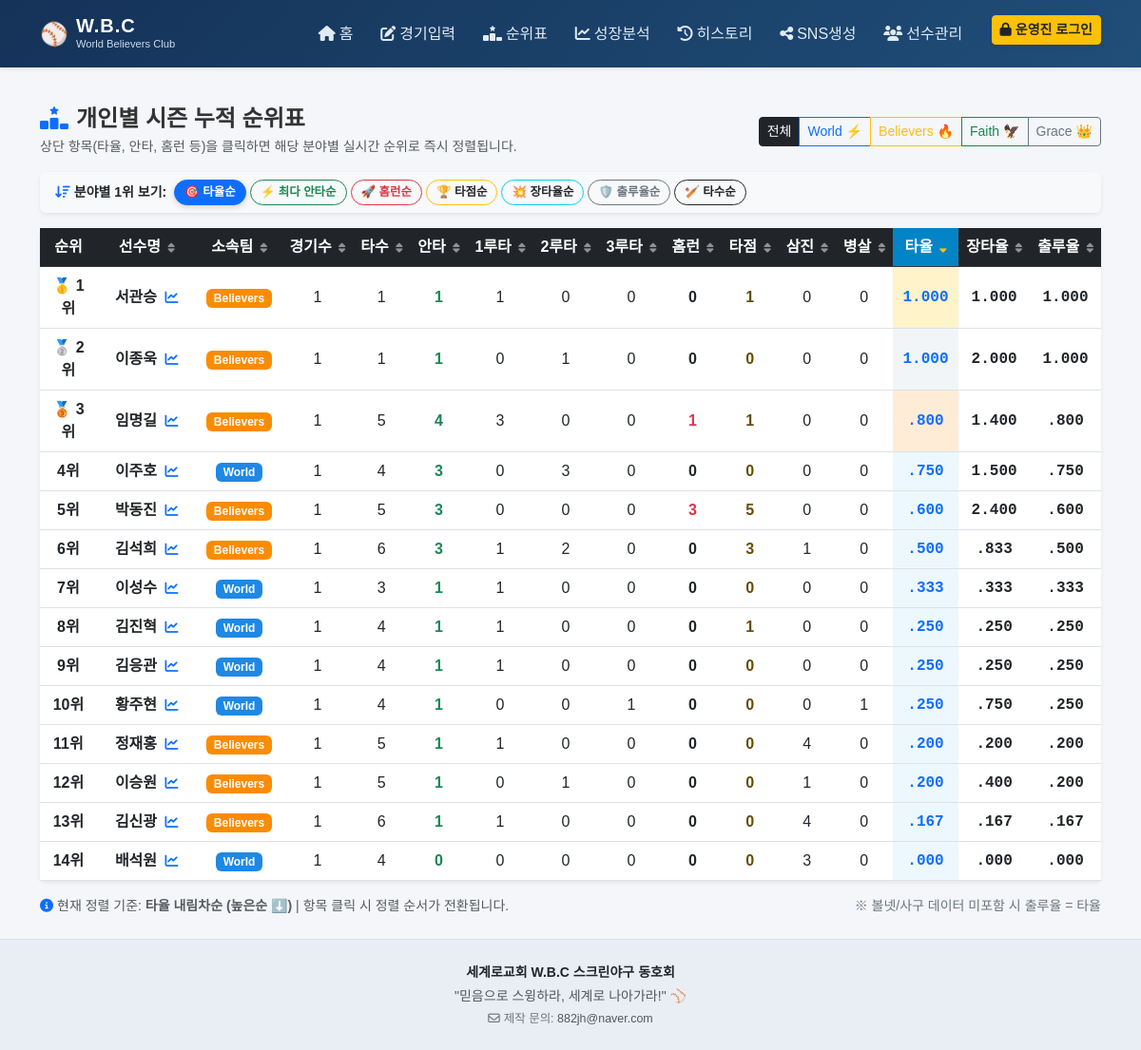
Screenshot of /rankings with the database file from the repository.
### tables this page shows
CREATE TABLE players (
            id        INTEGER PRIMARY KEY AUTOINCREMENT,
            name      TEXT NOT NULL,
            team      TEXT NOT NULL,
            is_active INTEGER DEFAULT 1,
            created_at TEXT DEFAULT (datetime('now','localtime'))
        );

### app.py (the view)
@app.route('/rankings')
def rankings():
    team = request.args.get('team','all')
    where = 'AND p.team=?' if team != 'all' else ''
    params = [team] if team != 'all' else []
    conn = get_db()
    rows = conn.execute(f'''
        SELECT p.id,p.name,p.team,
               COUNT(DISTINCT br.game_id) games,
               SUM(br.ab) tab, SUM(br.hits) th,
               SUM(br.singles) t1b, SUM(br.doubles) t2b, SUM(br.triples) t3b,
               SUM(br.hr) thr, SUM(br.rbi) trbi, SUM(br.k) tk, SUM(br.dp) tdp,
               CASE WHEN SUM(br.ab)>0
                    THEN ROUND(CAST(SUM(br.hits) AS REAL)/SUM(br.ab),3) ELSE 0 END savg,
               CASE WHEN SUM(br.ab)>0
                    THEN ROUND(CAST(SUM(br.singles)+SUM(br.doubles)*2+SUM(br.triples)*3+SUM(br.hr)*4 AS REAL)/SUM(br.ab),3) ELSE 0 END sslg,
               CASE WHEN SUM(br.ab)>0
                    THEN ROUND(CAST(SUM(br.hits) AS REAL)/SUM(br.ab),3) ELSE 0 END sobp,
               MAX(br.game_id) last_game_id
        FROM players p
        LEFT JOIN batting_records br ON br.player_id=p.id
        WHERE p.is_active=1 {where}
        GROUP BY p.id HAVING SUM(br.ab)>=1
        ORDER BY savg DESC, th DESC, tab DESC
    ''', params).fetchall()
    conn.close()
    return render_template('rankings.html', players=rows, team_filter=team)

### templates/rankings.html (shortened to what this page needs)
{% extends 'base.html' %}
{% block content %}
<div class="d-flex justify-content-between align-items-center mb-3 flex-wrap gap-2">
    <div>
        <h4 class="fw-bold mb-1"><i class="fa-solid fa-ranking-star text-primary me-2"></i>개인별 시즌 누적 순위표</h4>
        <p class="text-muted small mb-0">상단 항목(타율, 안타, 홈런 등)을 클릭하면 해당 분야별 실시간 순위로 즉시 정렬됩니다.</p>
    </div>
    <div class="btn-group" role="group">
        <a href="{{ url_for('rankings', team='all') }}" class="btn btn-sm {{ 'btn-dark' if team_filter == 'all' else 'btn-outline-dark' }}">전체</a>
        <a href="{{ url_for('rankings', team='World') }}" class="btn btn-sm {{ 'btn-primary' if team_filter == 'World' else 'btn-outline-primary' }}">World ⚡</a>
        <a href="{{ url_for('rankings', team='Believers') }}" class="btn btn-sm {{ 'btn-warning text-dark' if team_filter == 'Believers' else 'btn-outline-warning' }}">Believers 🔥</a>
        <a href="{{ url_for('rankings', team='Faith') }}" class="btn btn-sm {{ 'btn-success' if team_filter == 'Faith' else 'btn-outline-success' }}">Faith 🦅</a>
        <a href="{{ url_for('rankings', team='Grace') }}" class="btn btn-sm {{ 'btn-secondary' if team_filter == 'Grace' else 'btn-outline-secondary' }}">Grace 👑</a>
    </div>
</div>
<div class="card shadow-sm border-0 mb-3 bg-light">
    <div class="card-body py-2 px-3 d-flex align-items-center gap-2 flex-wrap">
        <span class="text-dark small fw-bold text-nowrap">
            <i class="fa-solid fa-arrow-down-wide-short text-primary me-1"></i>분야별 1위 보기:
        </span>
        <div class="d-flex gap-1 flex-wrap">
            <button type="button" class="btn btn-sm btn-outline-primary sort-preset-btn active" data-col="savg">🎯 타율순</button>
            <button type="button" class="btn btn-sm btn-outline-success sort-preset-btn" data-col="th">⚡ 최다 안타순</button>
            <button type="button" class="btn btn-sm btn-outline-danger sort-preset-btn" data-col="thr">🚀 홈런순</button>
            <button type="button" class="btn btn-sm btn-outline-warning text-dark sort-preset-btn" data-col="trbi">🏆 타점순</button>
            <button type="button" class="btn btn-sm btn-outline-info text-dark sort-preset-btn" data-col="sslg">💥 장타율순</button>
            <button type="button" class="btn btn-sm btn-outline-secondary sort-preset-btn" data-col="sobp">🛡️ 출루율순</button>
            <button type="button" class="btn btn-sm btn-outline-dark sort-preset-btn" data-col="tab">🏏 타수순</button>
        </div>
    </div>
</div>
<div class="card shadow-sm border-0">
    <div class="table-responsive">
        <table class="table table-hover align-middle mb-0 text-center" id="rankingsTable" style="min-width: 950px;">
            <thead class="table-dark text-nowrap">
                <tr>
                    <th style="width: 75px;">순위</th>
                    <th class="sortable-th" data-col="name" data-type="text" style="width: 110px; min-width: 100px;" title="클릭하여 선수명 정렬">
                        선수명 <i class="fa-solid fa-sort sort-icon"></i>
                    </th>
                    <th class="sortable-th" data-col="team" data-type="text" style="width: 95px;" title="클릭하여 소속팀 정렬">
                        소속팀 <i class="fa-solid fa-sort sort-icon"></i>
                    </th>
                    <th class="sortable-th" data-col="games" data-type="num" style="width: 55px;" title="클릭하여 경기수 정렬">
                        경기수 <i class="fa-solid fa-sort sort-icon"></i>
                    </th>
                    <th class="sortable-th" data-col="tab" data-type="num" style="width: 55px;" title="클릭하여 타수 정렬">
                        타수 <i class="fa-solid fa-sort sort-icon"></i>
                    </th>
                    <th class="sortable-th" data-col="th" data-type="num" style="width: 55px;" title="클릭하여 최다 안타 정렬">
                        안타 <i class="fa-solid fa-sort sort-icon"></i>
                    </th>
                    <th class="sortable-th" data-col="t1b" data-type="num" style="width: 55px;" title="클릭하여 1루타 정렬">
                        1루타 <i class="fa-solid fa-sort sort-icon"></i>
                    </th>
                    <th class="sortable-th" data-col="t2b" data-type="num" style="width: 55px;" title="클릭하여 2루타 정렬">
                        2루타 <i class="fa-solid fa-sort sort-icon"></i>
                    </th>
                    <th class="sortable-th" data-col="t3b" data-type="num" style="width: 55px;" title="클릭하여 3루타 정렬">
                        3루타 <i class="fa-solid fa-sort sort-icon"></i>
                    </th>
                    <th class="sortable-th" data-col="thr" data-type="num" style="width: 55px;" title="클릭하여 홈런 정렬">
                        홈런 <i class="fa-solid fa-sort sort-icon"></i>
                    </th>
                    <th class="sortable-th" data-col="trbi" data-type="num" style="width: 55px;" title="클릭하여 타점 정렬">
                        타점 <i class="fa-solid fa-sort sort-icon"></i>
                    </th>
                    <th class="sortable-th" data-col="tk" data-type="num" style="width: 55px;" title="클릭하여 삼진 정렬">
                        삼진 <i class="fa-solid fa-sort sort-icon"></i>
                    </th>
                    <th class="sortable-th" data-col="tdp" data-type="num" style="width: 55px;" title="클릭하여 병살 정렬">
                        병살 <i class="fa-solid fa-sort sort-icon"></i>
                    </th>
                    <th class="sortable-th active-sort" data-col="savg" data-type="num" style="width: 75px;" title="클릭하여 타율 정렬">
                        타율 <i class="fa-solid fa-sort-down sort-icon text-warning"></i>
                    </th>
                    <th class="sortable-th" data-col="sslg" data-type="num" style="width: 75px;" title="클릭하여 장타율 정렬">
                        장타율 <i class="fa-solid fa-sort sort-icon"></i>
                    </th>
                    <th class="sortable-th" data-col="sobp" data-type="num" style="width: 75px;" title="클릭하여 출루율 정렬">
                        출루율 <i class="fa-solid fa-sort sort-icon"></i>
                    </th>
                </tr>
            </thead>
            <tbody>
                {% for p in players %}
                {% set rank_class = 'rank-gold' if loop.index == 1 else ('rank-silver' if loop.index == 2 else ('rank-bronze' if loop.index == 3 else '')) %}
                <tr class="{{ rank_class }}">
                    <td class="fw-bold rank-cell" data-col="rank" data-val="{{ loop.index }}">
                    </td>
                    <td class="fw-bold" data-col="name" data-val="{{ p.name }}">
                        <a href="{{ url_for('analytics_page', player_id=p.id) }}" class="text-decoration-none text-dark hover-primary" title="성장 분석 차트 보기">
                            {{ p.name }} <i class="fa-solid fa-chart-line text-primary small ms-1"></i>
                        </a>
                    </td>
                    <td data-col="team" data-val="{{ p.team }}">
                        {% if p.team == 'World' %}
                            <span class="badge badge-world">World</span>
                        {% elif p.team == 'Believers' %}
                            <span class="badge badge-believers">Believers</span>
                        {% elif p.team == 'Faith' %}
                            <span class="badge badge-faith">Faith</span>
                        {% elif p.team == 'Grace' %}
                            <span class="badge badge-grace">Grace</span>
                        {% else %}
                            <span class="badge bg-secondary">{{ p.team }}</span>
                        {% endif %}
                    </td>
                    <td data-col="games" data-val="{{ p.games }}">{{ p.games }}</td>
                    <td data-col="tab" data-val="{{ p.tab }}">{{ p.tab }}</td>
                    <td class="fw-bold text-success" data-col="th" data-val="{{ p.th }}">{{ p.th }}</td>
                    <td data-col="t1b" data-val="{{ p.t1b }}">{{ p.t1b }}</td>
                    <td data-col="t2b" data-val="{{ p.t2b }}">{{ p.t2b }}</td>
                    <td data-col="t3b" data-val="{{ p.t3b }}">{{ p.t3b }}</td>
                    <td class="fw-bold {{ 'text-danger' if p.thr > 0 else '' }}" data-col="thr" data-val="{{ p.thr }}">{{ p.thr }}</td>
                    <td class="fw-bold text-warning-emphasis" data-col="trbi" data-val="{{ p.trbi }}">{{ p.trbi }}</td>
                    <td data-col="tk" data-val="{{ p.tk }}">{{ p.tk }}</td>
                    <td data-col="tdp" data-val="{{ p.tdp }}">{{ p.tdp }}</td>
                    <td class="stat-mono fw-bold text-primary fs-6 sorted-col-cell" data-col="savg" data-val="{{ p.savg }}">
                        {{ p.savg | rate }}
                    </td>
                    <td class="stat-mono" data-col="sslg" data-val="{{ p.sslg }}">
                        {{ p.sslg | rate }}
                    </td>
                    <td class="stat-mono" data-col="sobp" data-val="{{ p.sobp }}">
                        {{ p.sobp | rate }}
                    </td>
                </tr>
                {% else %}
                <tr>
                    <td colspan="16" class="py-4 text-muted">등록된 기록이 없습니다.</td>
                </tr>
                {% endfor %}
            </tbody>
        </table>
    </div>
</div>
<div class="mt-3 d-flex justify-content-between align-items-center flex-wrap gap-2 text-muted small">
    <div id="sortStatusText">
    </div>
    <div class="text-secondary">
        ※ 볼넷/사구 데이터 미포함 시 출루율 = 타율
    </div>
</div>
{% endblock %}

### templates/base.html (shortened to what this page needs)
<!DOCTYPE html>
<html lang="ko">
<head>
    <link href="https://cdn.jsdelivr.net/npm/bootstrap@5.3.0/dist/css/bootstrap.min.css" rel="stylesheet">
    <link rel="stylesheet" href="https://cdnjs.cloudflare.com/ajax/libs/font-awesome/6.4.0/css/all.min.css">
    <link rel="stylesheet" href="{{ url_for('static', filename='css/style.css') }}">
</head>
<body>
    <nav class="navbar navbar-expand-lg navbar-dark navbar-custom sticky-top shadow-sm">
        <div class="container">
            <a class="navbar-brand fw-bold d-flex align-items-center gap-2" href="{{ url_for('index') }}">
                <span class="fs-4">⚾</span>
                <div>
                    <div class="brand-title">W.B.C</div>
                    <div class="brand-sub">World Believers Club</div>
                </div>
            </a>
            <div class="collapse navbar-collapse" id="navbarContent">
                <ul class="navbar-nav ms-auto mb-2 mb-lg-0 fw-medium">
                    <li class="nav-item">
                        <a class="nav-link" href="{{ url_for('index') }}"><i class="fa-solid fa-house me-1"></i>홈</a>
                    </li>
                    <li class="nav-item">
                        <a class="nav-link" href="{{ url_for('game_new') }}"><i class="fa-solid fa-pen-to-square me-1"></i>경기입력</a>
                    </li>
                    <li class="nav-item">
                        <a class="nav-link" href="{{ url_for('rankings') }}"><i class="fa-solid fa-ranking-star me-1"></i>순위표</a>
                    </li>
                    <li class="nav-item">
                        <a class="nav-link" href="{{ url_for('analytics_page') }}"><i class="fa-solid fa-chart-line me-1"></i>성장분석</a>
                    </li>
                    <li class="nav-item">
                        <a class="nav-link" href="{{ url_for('history') }}"><i class="fa-solid fa-clock-rotate-left me-1"></i>히스토리</a>
                    </li>
                    <li class="nav-item">
                        <a class="nav-link" href="{{ url_for('sns_page') }}"><i class="fa-solid fa-share-nodes me-1"></i>SNS생성</a>
                    </li>
                    <li class="nav-item">
                        <a class="nav-link" href="{{ url_for('players_page') }}"><i class="fa-solid fa-users me-1"></i>선수관리</a>
                    </li>
                    {% if is_admin %}
                    <li class="nav-item d-flex align-items-center ms-lg-3 my-2 my-lg-0">
                        <span class="badge bg-success-subtle text-success border border-success-subtle px-2 py-1 me-2" title="현재 경기 입력, 수정, 삭제가 가능합니다.">
                            <i class="fa-solid fa-lock-open me-1"></i>운영진 모드
                        </span>
                        <a href="{{ url_for('logout') }}" class="btn btn-sm btn-outline-light text-nowrap">
                            <i class="fa-solid fa-arrow-right-from-bracket me-1"></i>로그아웃
                        </a>
                    </li>
                    {% else %}
                    <li class="nav-item ms-lg-3 my-2 my-lg-0">
                        <button type="button" class="btn btn-sm btn-warning text-dark fw-bold text-nowrap shadow-sm" data-bs-toggle="modal" data-bs-target="#adminLoginModal">
                            <i class="fa-solid fa-lock me-1"></i>운영진 로그인
                        </button>
                    </li>
                    {% endif %}
                </ul>
            </div>
        </div>
    </nav>
    <main class="container my-4">
        {% block content %}{% endblock %}
    </main>
    <footer class="footer-custom py-4 mt-auto">
        <div class="container text-center text-muted small">
            <p class="mb-1 fw-bold text-dark">세계로교회 W.B.C 스크린야구 동호회</p>
            <p class="mb-1">"믿음으로 스윙하라, 세계로 나아가라!" ⚾</p>
            <p class="mb-0 text-secondary" style="font-size: 0.78rem;">
                <i class="fa-regular fa-envelope me-1"></i>제작 문의: <a href="mailto:882jh@naver.com" class="text-decoration-none text-muted fw-medium">882jh@naver.com</a>
            </p>
        </div>
    </footer>
</body>
</html>

### rows the page displays
players: name "서관승", team "Believers", games "1", tab "1", th "1", t1b "1", t2b "0", t3b "0", thr "0", trbi "1", tk "0", tdp "0", savg|rate "1.000", sslg|rate "1.000", sobp|rate "1.000"
players: name "이종욱", team "Believers", games "1", tab "1", th "1", t1b "0", t2b "1", t3b "0", thr "0", trbi "0", tk "0", tdp "0", savg|rate "1.000", sslg|rate "2.000", sobp|rate "1.000"
players: name "임명길", team "Believers", games "1", tab "5", th "4", t1b "3", t2b "0", t3b "0", thr "1", trbi "1", tk "0", tdp "0", savg|rate ".800", sslg|rate "1.400", sobp|rate ".800"
players: name "이주호", team "World", games "1", tab "4", th "3", t1b "0", t2b "3", t3b "0", thr "0", trbi "0", tk "0", tdp "0", savg|rate ".750", sslg|rate "1.500", sobp|rate ".750"
players: name "박동진", team "Believers", games "1", tab "5", th "3", t1b "0", t2b "0", t3b "0", thr "3", trbi "5", tk "0", tdp "0", savg|rate ".600", sslg|rate "2.400", sobp|rate ".600"
players: name "김석희", team "Believers", games "1", tab "6", th "3", t1b "1", t2b "2", t3b "0", thr "0", trbi "3", tk "1", tdp "0", savg|rate ".500", sslg|rate ".833", sobp|rate ".500"
players: name "이성수", team "World", games "1", tab "3", th "1", t1b "1", t2b "0", t3b "0", thr "0", trbi "0", tk "0", tdp "0", savg|rate ".333", sslg|rate ".333", sobp|rate ".333"
players: name "김진혁", team "World", games "1", tab "4", th "1", t1b "1", t2b "0", t3b "0", thr "0", trbi "1", tk "0", tdp "0", savg|rate ".250", sslg|rate ".250", sobp|rate ".250"
players: name "김응관", team "World", games "1", tab "4", th "1", t1b "1", t2b "0", t3b "0", thr "0", trbi "0", tk "0", tdp "0", savg|rate ".250", sslg|rate ".250", sobp|rate ".250"
players: name "황주현", team "World", games "1", tab "4", th "1", t1b "0", t2b "0", t3b "1", thr "0", trbi "0", tk "0", tdp "1", savg|rate ".250", sslg|rate ".750", sobp|rate ".250"
players: name "정재홍", team "Believers", games "1", tab "5", th "1", t1b "1", t2b "0", t3b "0", thr "0", trbi "0", tk "4", tdp "0", savg|rate ".200", sslg|rate ".200", sobp|rate ".200"
players: name "이승원", team "Believers", games "1", tab "5", th "1", t1b "0", t2b "1", t3b "0", thr "0", trbi "0", tk "1", tdp "0", savg|rate ".200", sslg|rate ".400", sobp|rate ".200"
players: name "김신광", team "Believers", games "1", tab "6", th "1", t1b "1", t2b "0", t3b "0", thr "0", trbi "0", tk "4", tdp "0", savg|rate ".167", sslg|rate ".167", sobp|rate ".167"
players: name "배석원", team "World", games "1", tab "4", th "0", t1b "0", t2b "0", t3b "0", thr "0", trbi "0", tk "3", tdp "0", savg|rate ".000", sslg|rate ".000", sobp|rate ".000"
